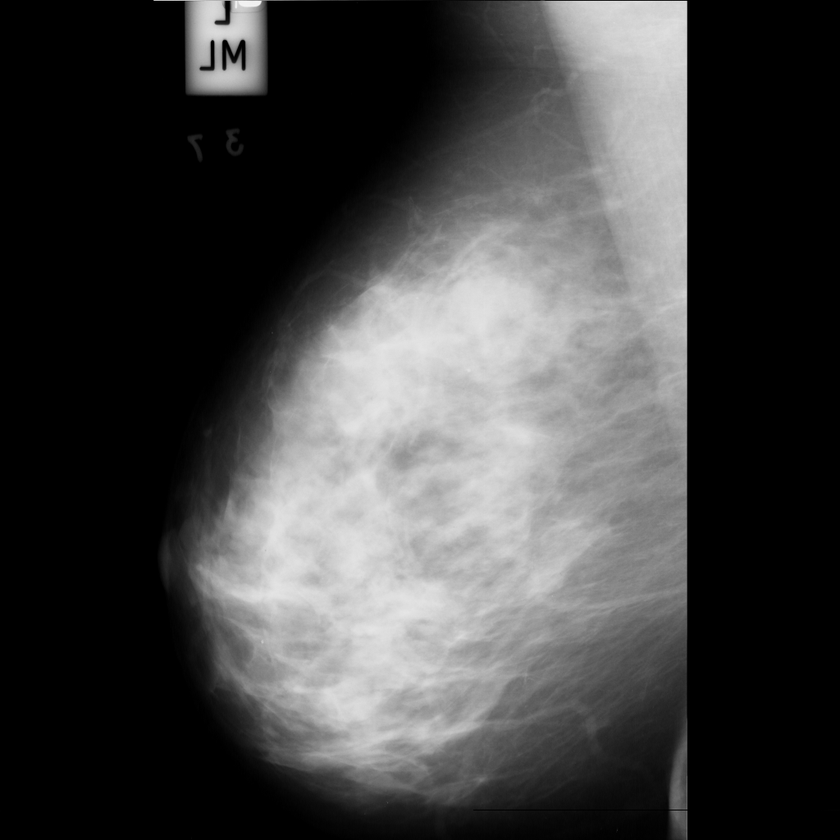
%> input picture Breast_Cancer-Mammography Preprocessing/mdb107.pgm, 840 x 840 px, shrunk from 1024 x 1024 before the run
$ octave cancer2.m   (GNU Octave 9; MATLAB toolbox functions it lacks are replaced by stand-ins)
%> lines starting %> are read from the running program, lines starting %| are printed output that depends on the picture; in (x1, y1, x2, y2) boxes, pixels count from 0 and x2, y2 are one past the last pixel; in counts of white or black regions, pixels touching at a corner belong together; the program's own positions count from 1
clc;
clear all;
close all

%% Image display

i=imread('mdb107.pgm');
%> i is the input picture: size 840x840 uint8; min 0, max 246, mean 68
figure(1)
imshow(i);title('Original Image')

% if image is rgb
try
    i=rgb2gray(i);
end

%% Crop The Breast

z=im2bw(i,0.1);
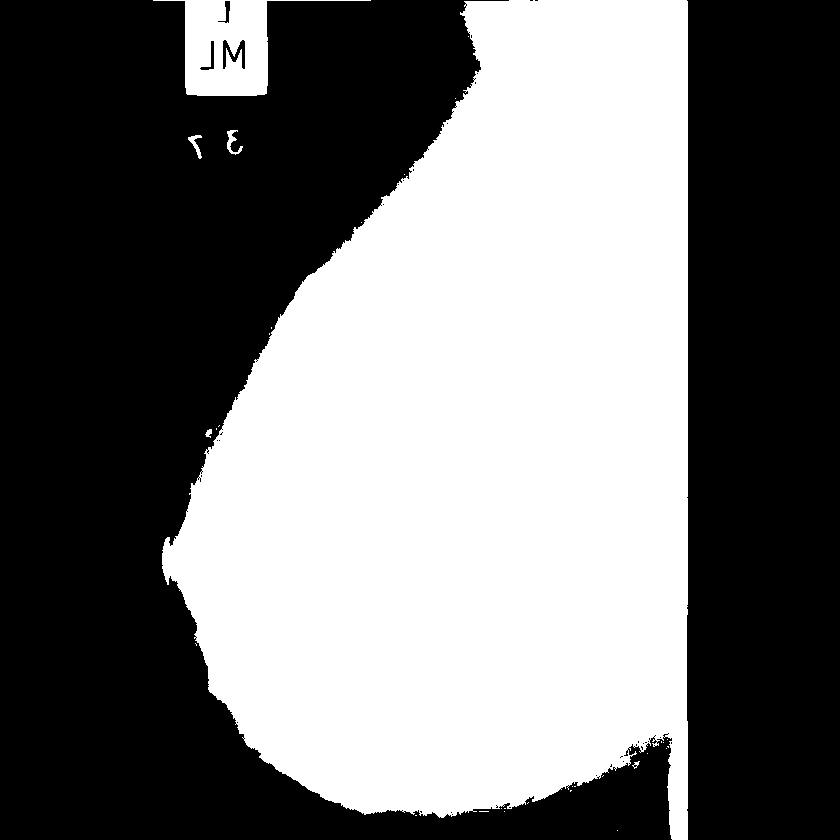
%> z: size 840x840 logical; 45.7% white; 32 white regions (26 under 20 px)
figure(2)
imshow(z);title('Original B&W')
info=regionprops(z);
%> info = 32 regions; largest, box (x1, y1, x2, y2), Area and Centroid: (162, 0, 688, 840) 314793 [475.7 449.3], (153, 0, 371, 96) 7534 [227.8 47.6], (227, 130, 243, 155) 154 [233.1 142.8], (188, 135, 202, 159) 125 [196.4 145.1], (205, 429, 212, 438) 39 [209.4 433.7]
a=cat(1,info.Area);
%> a = 32 values, max 314793 at index 2, min 1 at index 11, mean 10085
[m,l]=max(a);
%> m = 314793; l = 2
X=info(l).Centroid;
%> X = [475.7 449.3]
bw2=bwselect(z,X(1),X(2),8);
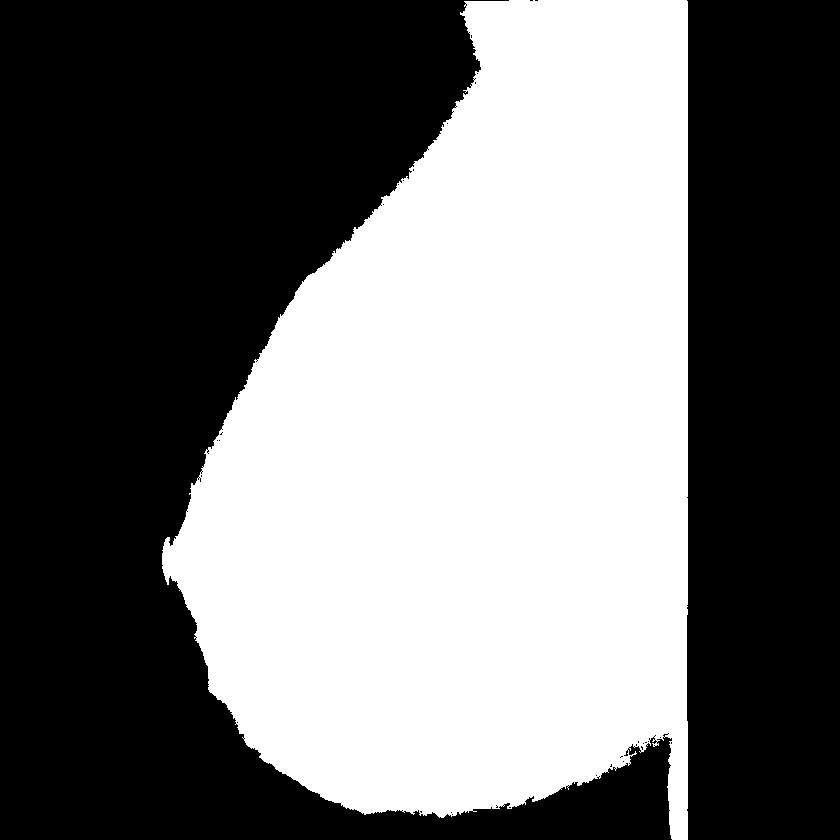
%> bw2: size 840x840 logical; 44.6% white; 1 white region, box (x1, y1, x2, y2) and area: (162, 0, 688, 840) 314793
i=immultiply(i,bw2);
figure(3)
imshow(i);
title('Getting the Breast and Muscle')

%% Deleting Black Ground

% We will delete the black corners
% So that we can select the muscle
% using bwselect
% convert to B&W first time
[x,y]=size(z);
%> x = 840; y = 840
tst1=zeros(x,y);

% detect empty rows
r1=[];
m=1;
for j=1:x
    if z(j,:)==tst1(j,:)
        r1(m)=j;
        m=m+1;
    end
end
%> after the loop, m = 1

% detect empty columns
r2=[];
m=1;
for j=1:y
    if z(:,j)==tst1(:,j)
        r2(m)=j;
        m=m+1;
    end
end
%> after the loop, m = 306; r2 = 305 values from 1 to 840

% Deleting
i(:,r2)=[];
%> i: size 840x535 uint8
i(r1,:)=[];

figure(4)
imshow(i);title('after deleting background');


%% Deleting the Muscle

if i(1,1)~=0
    c=3;
    r=3;
else
    r=3;
    c=size(i,2)-3;
%> c = 532
end

z2=im2bw(i,0.5);
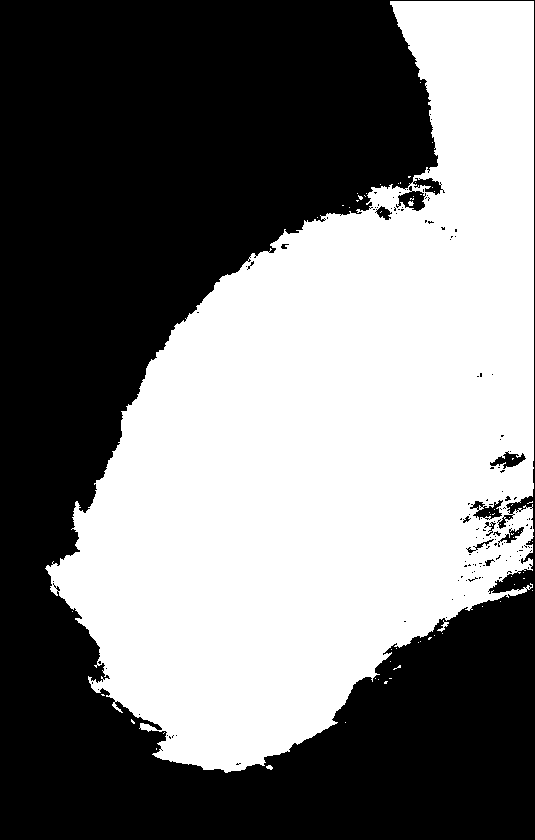
%> z2: size 840x535 logical; 47.7% white; 65 white regions (61 under 20 px), largest, box (x1, y1, x2, y2) and area: (45, 1, 534, 773) 214076, (437, 620, 449, 632) 45, (266, 765, 273, 770) 24, (408, 201, 414, 206) 22
bw3=bwselect(z2,c,r,8);
%> bw3: size 840x535 logical; 47.6% white; 1 white region, box (x1, y1, x2, y2) and area: (45, 1, 534, 773) 214076
bw3=~bw3;
ratio=min(sum(bw3)/sum(z2));
%> ratio = 0.707
if ratio>=1
    i=immultiply(i,bw3);
else
    z2=im2bw(i,0.75);
%> z2: size 840x535 logical; 19.8% white; 164 white regions (148 under 20 px), largest, box (x1, y1, x2, y2) and area: (77, 255, 419, 750) 72905, (407, 1, 534, 195) 12787, (507, 192, 534, 251) 868
    bw3=bwselect(z2,c,r,8);
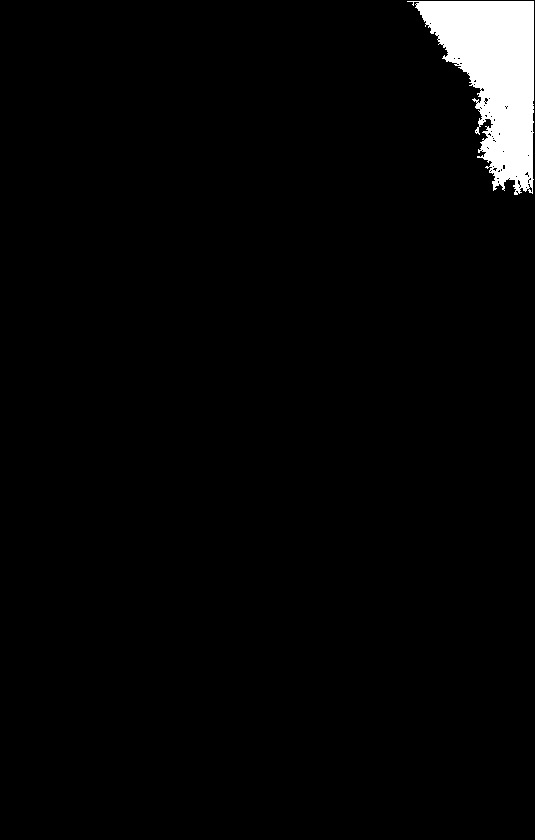
%> bw3: size 840x535 logical; 2.8% white; 1 white region, box (x1, y1, x2, y2) and area: (407, 1, 534, 195) 12787
    ratio2=min(sum(bw3)/sum(z2));
%> ratio2 = 0.0898
    if round(ratio2)==0
        lvl=graythresh(i);
%> lvl = 0.38
        z2=im2bw(i,1.75*lvl);
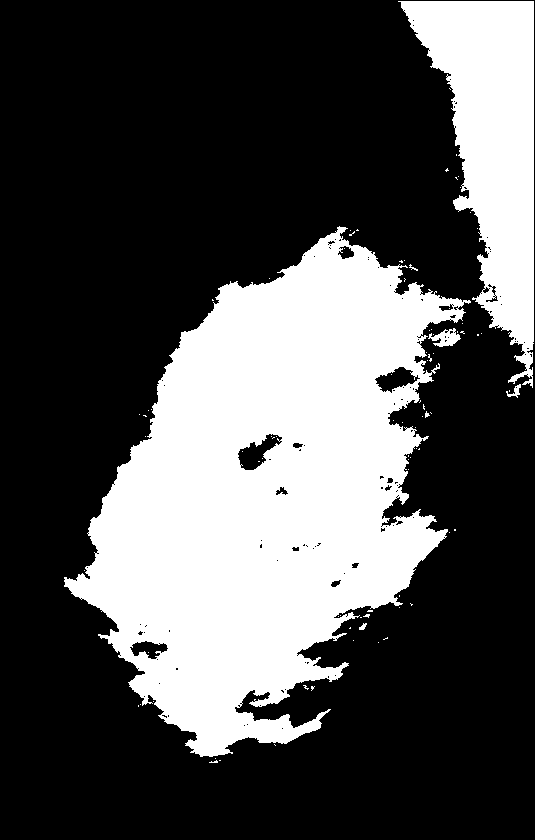
%> z2: size 840x535 logical; 31.7% white; 88 white regions (82 under 20 px), largest, box (x1, y1, x2, y2) and area: (64, 226, 471, 757) 116048, (398, 1, 534, 388) 25693, (428, 328, 461, 347) 328, (506, 384, 521, 398) 81, (359, 623, 367, 630) 33, (409, 264, 418, 271) 21
        bw3=bwselect(z2,c,r,8);
%> bw3: size 840x535 logical; 5.7% white; 1 white region, box (x1, y1, x2, y2) and area: (398, 1, 534, 388) 25693
        bw3=~bw3;
        i=immultiply(i,bw3);
    else
        bw3=~bw3;
        i=immultiply(i,bw3);
    end
end
figure(5)
imshow(i)
title('Getting only the Breast')

%% Weiner Filter

% We will create average mask [3 3]
% with SNR = 0.2
mask=fspecial('average',[3 3]);
SNR=0.2;
i=deconvwnr(i,mask,SNR);
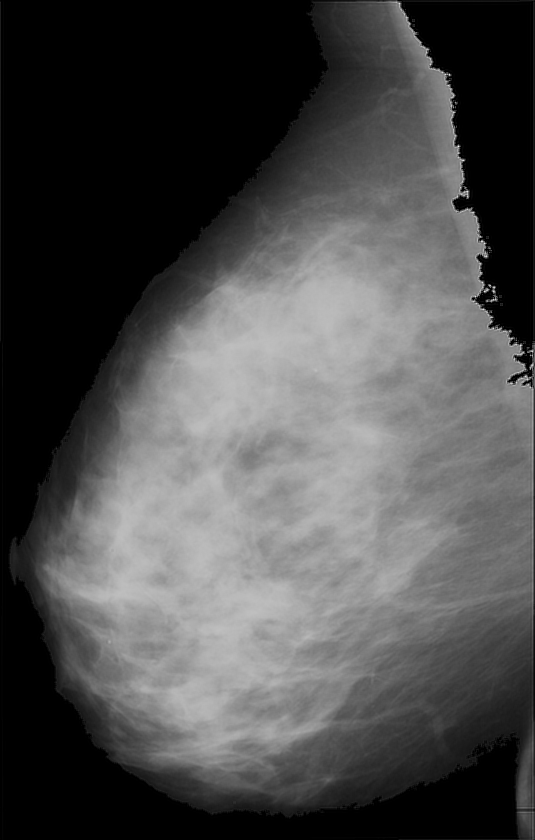
%> i: size 840x535 uint8; min 0, max 255, mean 76.8
figure(6)
imshow(i)
title('Weiner Filter')

%% Clahe Filter

i=adapthisteq(i);
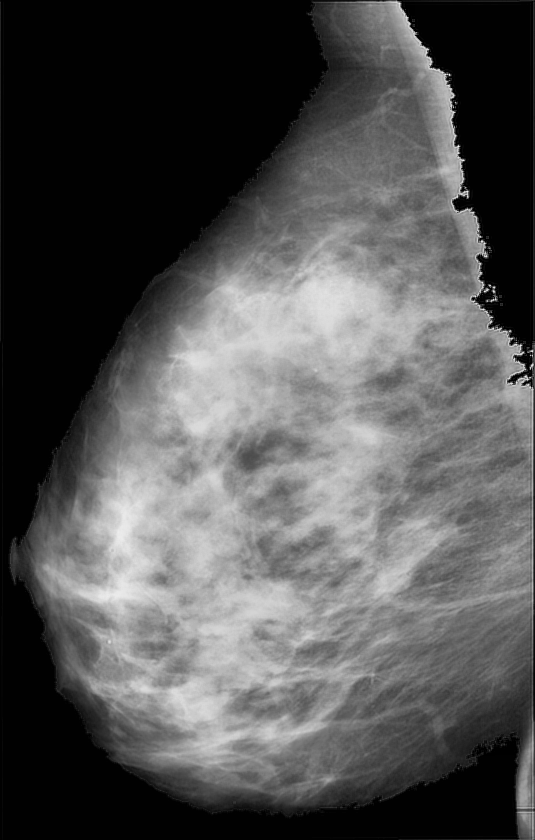
%> i: size 840x535 uint8; min 0, max 255, mean 83.8
figure(7)
imshow(i)
title('Clahe Filter')
